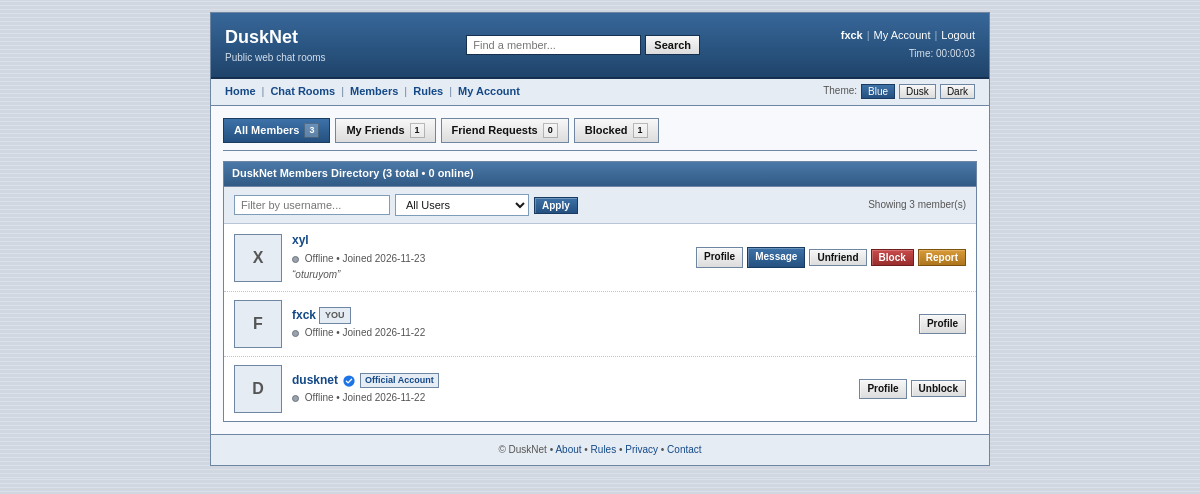
The app's page /members.php (signed in) with its own data.
### tables this page shows
CREATE TABLE `users` (
  `id` int(10) UNSIGNED NOT NULL,
  `username` varchar(20) NOT NULL,
  `password_hash` varchar(255) NOT NULL,
  `role` enum('user','vip','mod','admin') NOT NULL DEFAULT 'user',
  `mail` varchar(120) NOT NULL,
  `ip` varchar(45) NOT NULL,
  `created_at` timestamp NOT NULL DEFAULT current_timestamp(),
  `last_seen` timestamp NULL DEFAULT NULL,
  `expires_at` timestamp NULL DEFAULT NULL,
  `avatar` varchar(255) DEFAULT NULL,
  `username_changed_at` timestamp NULL DEFAULT NULL,
  `bio` text DEFAULT NULL,
  `status_text` varchar(120) DEFAULT NULL,
  `profile_bg_color` varchar(7) NOT NULL DEFAULT '#d0d7e1',
  `profile_text_color` varchar(7) NOT NULL DEFAULT '#1a1a1a',
  `card_header_color` varchar(7) NOT NULL DEFAULT '#3b6a99',
  `card_profile_color` varchar(7) NOT NULL DEFAULT '#ffffff',
  `card_bio_color` varchar(7) NOT NULL DEFAULT '#ffffff',
  `card_music_color` varchar(7) NOT NULL DEFAULT '#ffffff',
  `card_extra_color` varchar(7) NOT NULL DEFAULT '#ffffff',
  `profile_music_title` varchar(100) DEFAULT NULL,
  `profile_music_url` varchar(255) DEFAULT NULL,
  `age` tinyint(3) UNSIGNED DEFAULT NULL,
  `interests` text DEFAULT NULL,
  `favorite_artists` varchar(255) DEFAULT NULL,
  `favorite_media` varchar(255) DEFAULT NULL,
  `contacts` text DEFAULT NULL,
  `last_notified_role` varchar(20) DEFAULT NULL
);

### members.php (the view, shortened to what the rows shown need)
<?php
require_once __DIR__ . '/db.php';
$isLoggedIn = !empty($_SESSION['user_id']);
$myId       = $isLoggedIn ? (int) $_SESSION['user_id'] : 0;
function renderUserBadges(string $username, string $role = 'user'): string
{
    $html = '';
    $r = strtolower(trim($role));
    if ($r === 'admin') {
        $html .= '<span class="admin-tick" data-tip="Admin" aria-label="Admin">'
            . '<svg viewBox="0 0 16 16" width="12" height="12" aria-hidden="true">'
            . '<circle cx="8" cy="8" r="7.5" fill="#1d74e6"/>'
            . '<path d="M4.6 8.3l2.2 2.2 4.6-4.8" fill="none" stroke="#ffffff" stroke-width="1.8" stroke-linecap="round" stroke-linejoin="round"/>'
            . '</svg>'
            . '</span>';
    } elseif ($r === 'mod') {
        $html .= '<span class="role-pill role-mod" title="Moderator">MOD</span>';
    } elseif ($r === 'vip') {
        $html .= '<span class="role-pill role-vip" title="VIP Member">VIP</span>';
    }
    if (strtolower(trim($username)) === 'dusknet') {
        $html .= '<span class="official-badge" title="Official Main Account">Official Account</span>';
    }
    return $html;
}
function getSafeAvatar(?string $avatar): string
{
    $avatar = trim((string) $avatar);
    return '';
}
function isUserOnline(?string $lastSeen): bool
{
    if (empty($lastSeen)) {
        return false;
    }
    return (time() - strtotime($lastSeen)) <= 300;
}
$activeTab = $_GET['tab'] ?? 'all';
$allMembers       = [];
$relationMap = [];
$blockedByMe = [];
$blockedMe   = [];
try {
    try {
        $pdo->exec('DELETE FROM users WHERE expires_at IS NOT NULL AND expires_at <= NOW()');
    } catch (Throwable $e) {
    }
    $pdo->exec(
        "CREATE TABLE IF NOT EXISTS friendships (
            id INT UNSIGNED AUTO_INCREMENT PRIMARY KEY,
            requester_id INT UNSIGNED NOT NULL,
            addressee_id INT UNSIGNED NOT NULL,
            status ENUM('pending', 'accepted') NOT NULL DEFAULT 'pending',
            created_at TIMESTAMP DEFAULT CURRENT_TIMESTAMP,
            UNIQUE KEY uq_friend_pair (requester_id, addressee_id),
            INDEX idx_addressee (addressee_id, status),
            CONSTRAINT fk_friend_req FOREIGN KEY (requester_id) REFERENCES users(id) ON DELETE CASCADE,
            CONSTRAINT fk_friend_add FOREIGN KEY (addressee_id) REFERENCES users(id) ON DELETE CASCADE
        ) ENGINE=InnoDB DEFAULT CHARSET=utf8mb4 COLLATE=utf8mb4_unicode_ci"
    );
    $pdo->exec(
        "CREATE TABLE IF NOT EXISTS notifications (
            id INT UNSIGNED AUTO_INCREMENT PRIMARY KEY,
            user_id INT UNSIGNED NOT NULL,
            type VARCHAR(30) NOT NULL DEFAULT 'system',
            message VARCHAR(255) NOT NULL,
            link VARCHAR(255) NULL DEFAULT NULL,
            is_read TINYINT(1) NOT NULL DEFAULT 0,
            created_at TIMESTAMP DEFAULT CURRENT_TIMESTAMP,
            INDEX idx_notif_user (user_id, is_read, created_at),
            CONSTRAINT fk_notif_user FOREIGN KEY (user_id) REFERENCES users(id) ON DELETE CASCADE
        ) ENGINE=InnoDB DEFAULT CHARSET=utf8mb4 COLLATE=utf8mb4_unicode_ci"
    );
    $pdo->exec(
        "CREATE TABLE IF NOT EXISTS user_blocks (
            id INT UNSIGNED AUTO_INCREMENT PRIMARY KEY,
            blocker_id INT UNSIGNED NOT NULL,
            blocked_id INT UNSIGNED NOT NULL,
            created_at TIMESTAMP DEFAULT CURRENT_TIMESTAMP,
            UNIQUE KEY uq_block_pair (blocker_id, blocked_id),
            INDEX idx_blocked (blocked_id),
            CONSTRAINT fk_block_blocker FOREIGN KEY (blocker_id) REFERENCES users(id) ON DELETE CASCADE,
            CONSTRAINT fk_block_blocked FOREIGN KEY (blocked_id) REFERENCES users(id) ON DELETE CASCADE
        ) ENGINE=InnoDB DEFAULT CHARSET=utf8mb4 COLLATE=utf8mb4_unicode_ci"
    );
    $pdo->exec(
        "CREATE TABLE IF NOT EXISTS user_reports (
            id INT UNSIGNED AUTO_INCREMENT PRIMARY KEY,
            reporter_id INT UNSIGNED NOT NULL,
            reported_user_id INT UNSIGNED NOT NULL,
            reason VARCHAR(60) NOT NULL,
            details VARCHAR(300) NULL DEFAULT NULL,
            status ENUM('open', 'reviewed', 'dismissed') NOT NULL DEFAULT 'open',
            created_at TIMESTAMP DEFAULT CURRENT_TIMESTAMP,
            INDEX idx_report_status (status, created_at),
            CONSTRAINT fk_report_reporter FOREIGN KEY (reporter_id) REFERENCES users(id) ON DELETE CASCADE,
            CONSTRAINT fk_report_target FOREIGN KEY (reported_user_id) REFERENCES users(id) ON DELETE CASCADE
        ) ENGINE=InnoDB DEFAULT CHARSET=utf8mb4 COLLATE=utf8mb4_unicode_ci"
    );
    $userCols = [];
    foreach ($pdo->query('SHOW COLUMNS FROM users')->fetchAll() as $col) {
        $userCols[$col['Field']] = true;
    }
    $selAvatar = isset($userCols['avatar']) ? 'u.avatar' : "NULL AS avatar";
    $selStatus = isset($userCols['status_text']) ? 'u.status_text' : "NULL AS status_text";
    $selSeen   = isset($userCols['last_seen']) ? 'u.last_seen' : "NULL AS last_seen";
    if ($isLoggedIn) {
        if (isset($userCols['last_seen'])) {
            $pdo->prepare('UPDATE users SET last_seen = NOW() WHERE id = ?')->execute([$myId]);
        }
    }
    if ($isLoggedIn) {
        $relStmt = $pdo->prepare(
            'SELECT requester_id, addressee_id, status FROM friendships WHERE requester_id = ? OR addressee_id = ?'
        );
        $relStmt->execute([$myId, $myId]);
        foreach ($relStmt->fetchAll() as $r) {
            $otherId = ((int) $r['requester_id'] === $myId) ? (int) $r['addressee_id'] : (int) $r['requester_id'];
            if ($r['status'] === 'accepted') {
                $relationMap[$otherId] = 'friends';
            } elseif ((int) $r['requester_id'] === $myId) {
                $relationMap[$otherId] = 'sent';
            } else {
                $relationMap[$otherId] = 'received';
            }
        }
        $blkStmt = $pdo->prepare('SELECT blocker_id, blocked_id FROM user_blocks WHERE blocker_id = ? OR blocked_id = ?');
        $blkStmt->execute([$myId, $myId]);
        foreach ($blkStmt->fetchAll() as $b) {
            if ((int) $b['blocker_id'] === $myId) {
                $blockedByMe[(int) $b['blocked_id']] = true;
            } else {
                $blockedMe[(int) $b['blocker_id']] = true;
            }
        }
        $frStmt = $pdo->prepare(
            "SELECT u.id, u.username, u.role, {$selAvatar}, {$selStatus}, {$selSeen}, u.created_at
             FROM friendships f
             JOIN users u ON u.id = IF(f.requester_id = ?, f.addressee_id, f.requester_id)
             WHERE f.status = 'accepted' AND (f.requester_id = ? OR f.addressee_id = ?)
             ORDER BY u.last_seen DESC, u.username ASC"
        );
        $frStmt->execute([$myId, $myId, $myId]);
        $myFriends    = $frStmt->fetchAll();
    }
    $where  = [];
    $params = [];
    $whereSql = !empty($where) ? ('WHERE ' . implode(' AND ', $where)) : '';
    $orderSql = isset($userCols['last_seen'])
        ? 'ORDER BY (u.last_seen >= (NOW() - INTERVAL 5 MINUTE)) DESC, u.created_at DESC'
        : 'ORDER BY u.created_at DESC';
    $allStmt = $pdo->prepare(
        "SELECT u.id, u.username, u.role, {$selAvatar}, {$selStatus}, {$selSeen}, u.created_at
         FROM users u
         {$whereSql}
         {$orderSql}
         LIMIT 100"
    );
    $allStmt->execute($params);
    $allMembers = $allStmt->fetchAll();
} catch (Throwable $e) {
    $feedbackErr = 'Unable to load members right now. Please try again later.';
}
?>
<!DOCTYPE html>
<html lang="en" data-theme="blue">
<head>
</head>
<body>
    <div class="wrapper">
        <main class="content">
            <?php if ($activeTab === 'all'): ?>
                <section class="box">
                    <?php if (empty($allMembers)): ?>
                        <div class="box-body">
                            <span class="empty-note">No members matched your search or filter.</span>
                        </div>
                    <?php else: ?>
                        <div class="member-list">
                            <?php foreach ($allMembers as $m): ?>
                                <?php
                                $uid     = (int) $m['id'];
                                $uname   = $m['username'];
                                $urole   = $m['role'] ?? 'user';
                                $uAvatar = getSafeAvatar($m['avatar'] ?? '');
                                $uOnline = isUserOnline($m['last_seen'] ?? null);
                                $isMe    = ($isLoggedIn && $uid === $myId);
                                $isBlkByMe = isset($blockedByMe[$uid]);
                                $isBlkMe   = isset($blockedMe[$uid]);
                                $rel     = $relationMap[$uid] ?? 'none';
                                ?>
                                <div class="member-row">
                                    <div class="member-left">
                                        <a href="profile.php?u=<?= urlencode($uname) ?>" class="m-avatar" title="View <?= htmlspecialchars($uname, ENT_QUOTES, 'UTF-8') ?>'s profile">
                                            <?php if ($uAvatar !== ''): ?>
                                                <img src="<?= htmlspecialchars($uAvatar, ENT_QUOTES, 'UTF-8') ?>" alt="">
                                            <?php else: ?>
                                                <?= htmlspecialchars(strtoupper(substr($uname, 0, 1)), ENT_QUOTES, 'UTF-8') ?>
                                            <?php endif; ?>
                                        </a>
                                        <div class="m-info">
                                            <div class="m-name-line">
                                                <a href="profile.php?u=<?= urlencode($uname) ?>"><strong><?= htmlspecialchars($uname, ENT_QUOTES, 'UTF-8') ?></strong></a>
                                                <?= renderUserBadges($uname, $urole) ?>
                                                <?php if ($isMe): ?>
                                                    <span class="you-tag">YOU</span>
                                                <?php endif; ?>
                                            </div>
                                            <div class="m-meta">
                                                <span class="online-dot <?= $uOnline ? 'on' : 'off' ?>"></span>
                                                <?= $uOnline ? '<strong>Online</strong>' : 'Offline' ?>
                                                &bull; Joined <?= htmlspecialchars(date('Y-m-d', strtotime($m['created_at'])), ENT_QUOTES, 'UTF-8') ?>
                                            </div>
                                            <?php if (!empty($m['status_text'])): ?>
                                                <div class="m-status">&ldquo;<?= htmlspecialchars($m['status_text'], ENT_QUOTES, 'UTF-8') ?>&rdquo;</div>
                                            <?php endif; ?>
                                        </div>
                                    </div>
                                    <div class="member-actions">
                                        <a href="profile.php?u=<?= urlencode($uname) ?>" class="btn btn-xs">Profile</a>
                                        <?php if ($isLoggedIn && !$isMe): ?>
                                            <?php if ($isBlkByMe): ?>
                                                <form action="members.php?tab=all" method="post" style="margin: 0;">
                                                    <button type="submit" class="btn btn-xs">Unblock</button>
                                                </form>
                                            <?php else: ?>
                                                <?php if (!$isBlkMe): ?>
                                                    <a href="messages.php?to=<?= urlencode($uname) ?>" class="btn btn-primary btn-xs">Message</a>
                                                    <?php if ($rel === 'none'): ?>
                                                        <form action="members.php?tab=all" method="post" style="margin: 0;">
                                                            <input type="hidden" name="csrf_token" value="<?= htmlspecialchars($_SESSION['csrf_token'], ENT_QUOTES, 'UTF-8') ?>">
                                                            <input type="hidden" name="member_action" value="add_friend">
                                                            <input type="hidden" name="target_id" value="<?= $uid ?>">
                                                            <input type="hidden" name="return_tab" value="all">
                                                            <button type="submit" class="btn btn-approve btn-xs">+ Add Friend</button>
                                                        </form>
                                                    <?php elseif ($rel === 'friends'): ?>
                                                        <button
                                                            type="button"
                                                            class="btn btn-xs"
                                                            onclick="openConfirmModal('remove_friend', <?= $uid ?>, <?= htmlspecialchars(json_encode($uname), ENT_QUOTES, 'UTF-8') ?>, 'all')"
                                                        >Unfriend</button>
                                                    <?php endif; ?>
                                                <?php endif; ?>
                                                <button
                                                    type="button"
                                                    class="btn btn-danger btn-xs"
                                                    onclick="openConfirmModal('block_user', <?= $uid ?>, <?= htmlspecialchars(json_encode($uname), ENT_QUOTES, 'UTF-8') ?>, 'all')"
                                                >Block</button>
                                                <button
                                                    type="button"
                                                    class="btn btn-warn btn-xs"
                                                    onclick="openReportModal(<?= $uid ?>, <?= htmlspecialchars(json_encode($uname), ENT_QUOTES, 'UTF-8') ?>, 'all')"
                                                >Report</button>
                                            <?php endif; ?>
                                        <?php endif; ?>
                                    </div>
                                </div>
                            <?php endforeach; ?>
                        </div>
                    <?php endif; ?>
                </section>
            <?php endif; ?>
        </main>
    </div>
</body>
</html>

### records on screen
users: username "X", username "xyl", shows "Offline", created_at "2026-11-23", status_text "oturuyom"
users: username "F", username "fxck", shows "YOU", shows "Offline", created_at "2026-11-22"
users: username "D", username "dusknet", role "admin" (drawn), shows "Official Account", shows "Offline", created_at "2026-11-22"

### other values on screen
$_SESSION['username'] "fxck"
$totalMembersCount "3"
$friendsCount "1"
$blockedCount "1"
$onlineTotalCount "0"
count($allMembers) "3"
